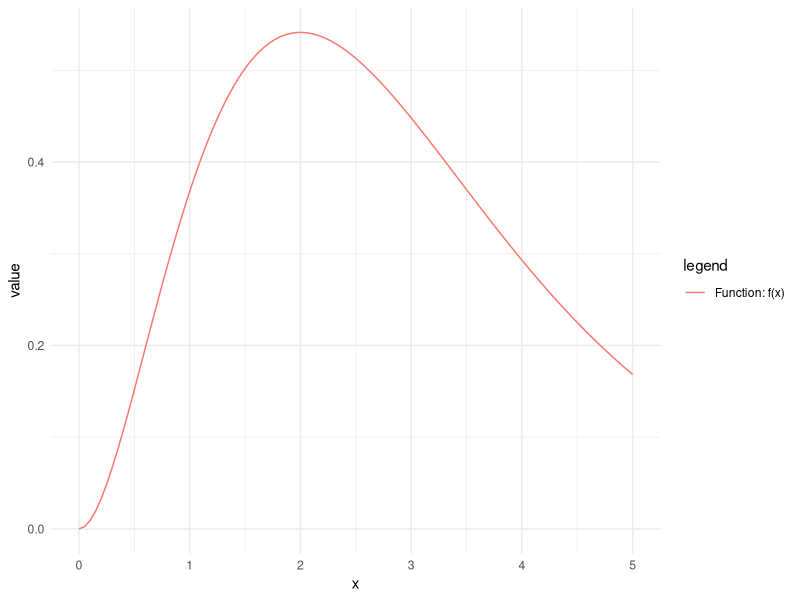
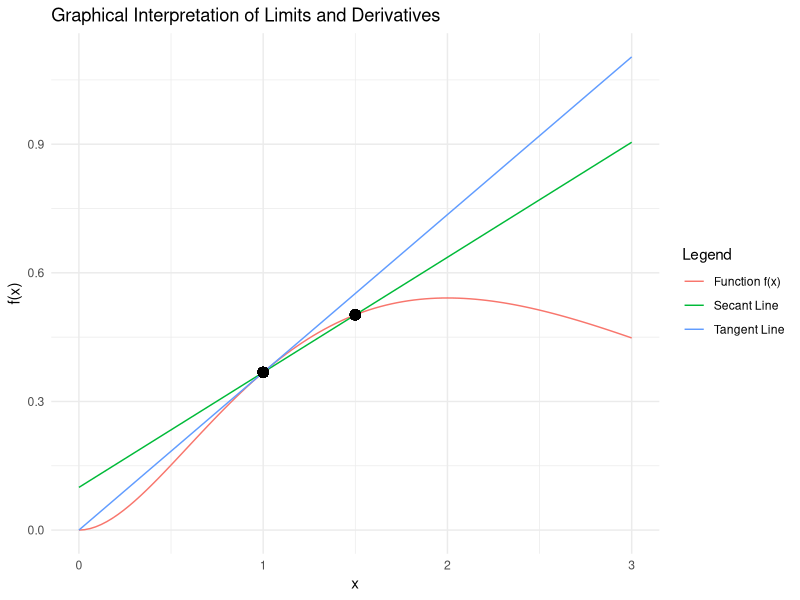
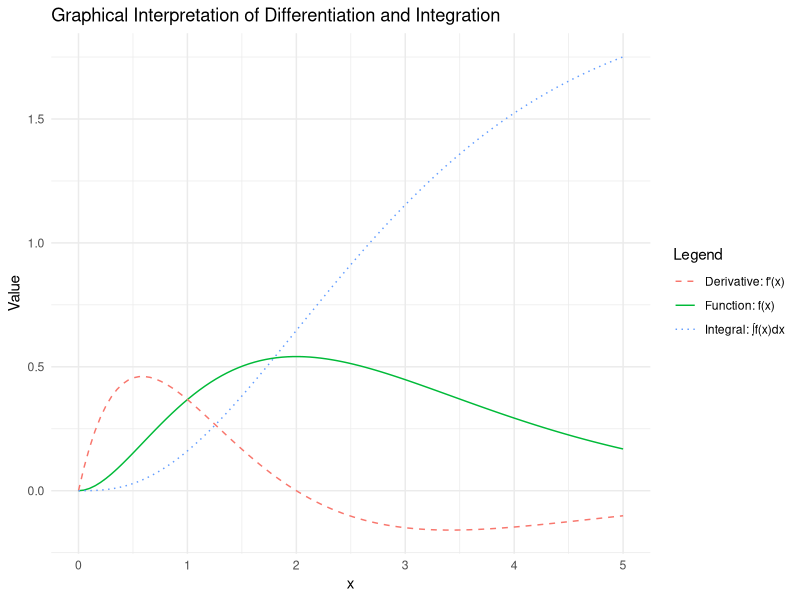
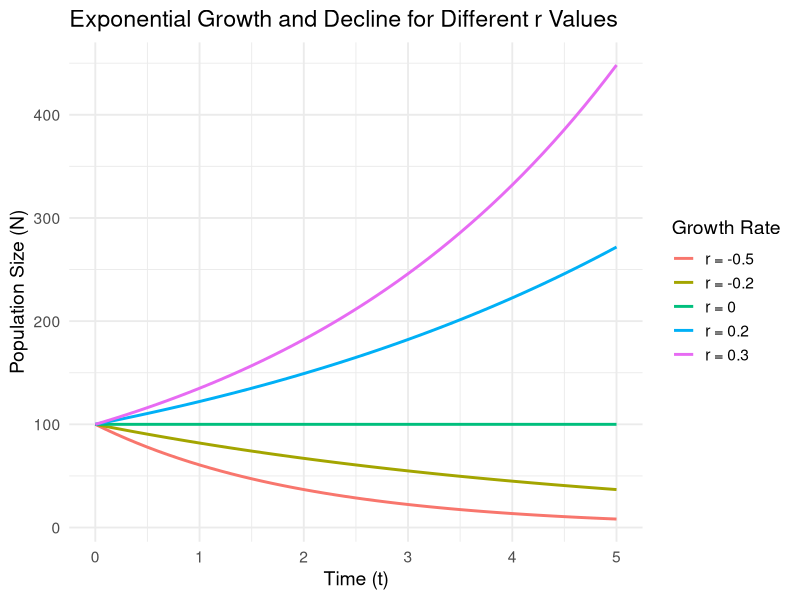
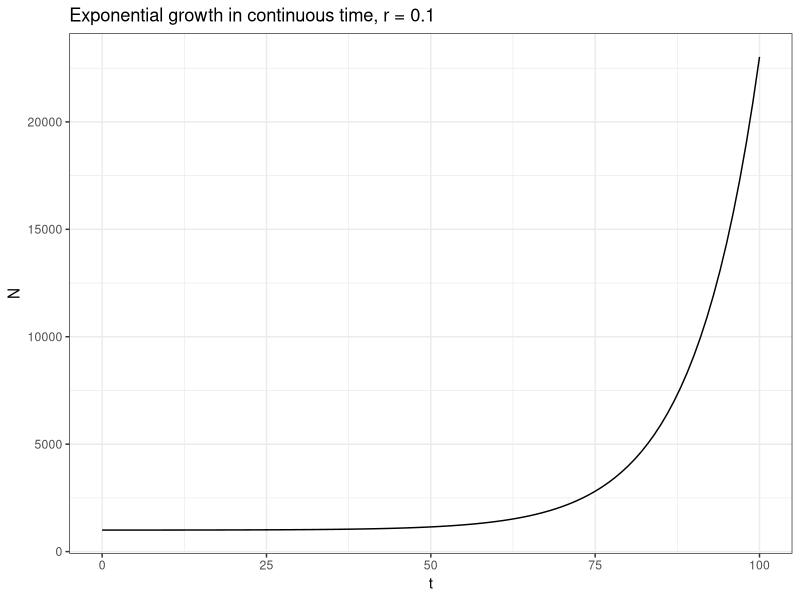
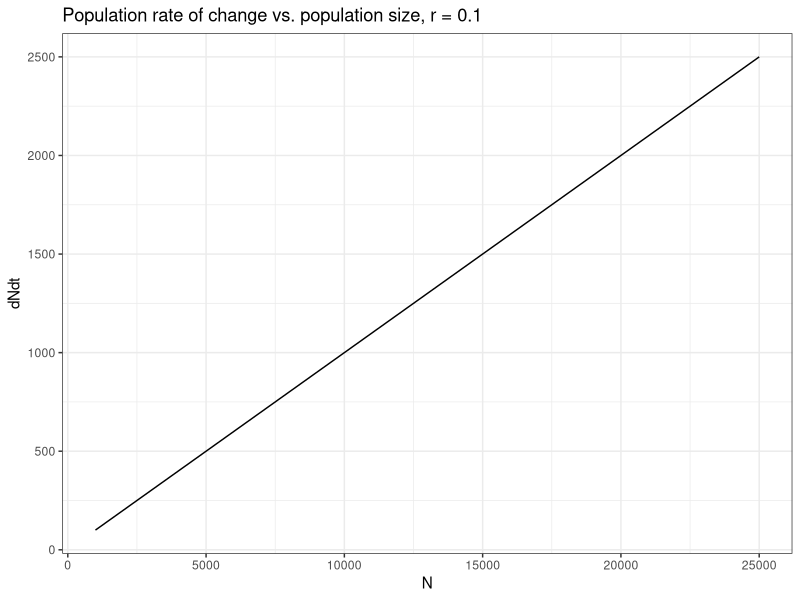

R code for these plots, in order:
## ---- chunk 1
library(ggplot2)
library(dplyr)
## ---- chunk 2
f <- function(x) x^2 * exp(-x)

dat <- data.frame(x = seq(0, 5, length.out=100))
dat$fx = f(dat$x)

ggplot(dat, aes(x=x, y=fx)) +
         geom_line(aes(color="Function: f(x)")) +
  labs(color="legend",
       y="value") +
  theme_minimal()
## ---- chunk 3

# Define function and derivative
f <- function(x) x^2 * exp(-x)
df <- function(x) (2*x - x^2) * exp(-x)

# Select a point and a small Δx
x0 <- 1
dx <- 0.5  # Try different values to show secant line changing
x1 <- x0 + dx

# Compute function values
y0 <- f(x0)
y1 <- f(x1)

# Compute secant line equation: y = m(x - x0) + y0
m_secant <- (y1 - y0) / (x1 - x0)
secant_line <- function(x) m_secant * (x - x0) + y0

# Compute tangent line equation at x0: y = f'(x0)(x - x0) + f(x0)
m_tangent <- df(x0)
tangent_line <- function(x) m_tangent * (x - x0) + y0

# Generate x values for plotting
x_vals <- seq(0, 3, length.out = 100)

# Create data frame
data <- data.frame(
  x = x_vals,
  f_x = f(x_vals),
  secant = secant_line(x_vals),
  tangent = tangent_line(x_vals)
)

# Plot function, secant, and tangent lines
ggplot(data, aes(x)) +
  geom_line(aes(y = f_x, color = "Function f(x)")) +
  geom_line(aes(y = secant, color = "Secant Line")) +
  geom_line(aes(y = tangent, color= "Tangent Line")) +
  geom_point(aes(x = x0, y = y0), color = "black", size = 3) +
  geom_point(aes(x = x1, y = y1), color = "black", size = 3) +
  labs(title = "Graphical Interpretation of Limits and Derivatives",
       y = "f(x)",
       color = "Legend") +
  theme_minimal()
## ---- chunk 4
# Load necessary library
library(ggplot2)

# Define function, derivative, and integral
f <- function(x) x^2 * exp(-x)
df <- function(x) (2*x - x^2) * exp(-x)
F_int <- function(x) -exp(-x) * (x^2 + 2*x + 2) + 2  # Indefinite integral with constant C = 2

# Generate data
x_vals <- seq(0, 5, length.out = 100)
df_vals <- df(x_vals)
F_vals <- F_int(x_vals)

# Create a dataframe for plotting
data <- data.frame(x = x_vals, f = f(x_vals), df = df_vals, F = F_vals)

# Plot function, derivative, and integral
ggplot(data, aes(x)) +
  geom_line(aes(y = f, color = "Function: f(x)")) +
  geom_line(aes(y = df, color = "Derivative: f'(x)"), linetype = "dashed") +
  geom_line(aes(y = F, color = "Integral: ∫f(x)dx"), linetype = "dotted") +
  labs(title = "Graphical Interpretation of Differentiation and Integration",
       y = "Value",
       color = "Legend") +
  theme_minimal()
## ---- chunk 5


# Parameters
N0 <- 100             # Initial population size
r_values <- c(-0.5, -0.2, 0, 0.2, 0.3)  # Growth rates to explore
T_max <- 5           # Maximum time
times <- seq(0, T_max, by = 0.1)  # Time vector

# Generate population trajectories for each r
pop_data <- expand.grid(t = times, r = r_values) %>%
  mutate(N = N0 * exp(r * t))

# Convert r to factor for cleaner labeling
pop_data$r_label <- factor(pop_data$r, labels = paste("r =", r_values))

# Plot
ggplot(pop_data, aes(x = t, y = N, color = r_label)) +
  geom_line(size = 1) +
  labs(
    title = "Exponential Growth and Decline for Different r Values",
    x = "Time (t)",
    y = "Population Size (N)",
    color = "Growth Rate"
  ) +
  theme_minimal(base_size = 14)
## ---- chunk 6
r = 0.1
n0 = 1000
tvec <- seq(0, 100, 1)
nvec <- n0 + exp(r * tvec)
dat <- data.frame(t = tvec, N = nvec)

ggplot(dat, aes(x=t, y=N)) +
  geom_line() +
  labs(title="Exponential growth in continuous time, r = 0.1") +
  theme_bw()
## ---- chunk 7
r = 0.1
N = seq(1000, 25000, 100)
dNdt = r * N

dat <- data.frame(N, dNdt)

ggplot(dat, aes(x=N, y=dNdt)) +
  geom_line() +
  labs(title="Population rate of change vs. population size, r = 0.1") +
  theme_bw()
